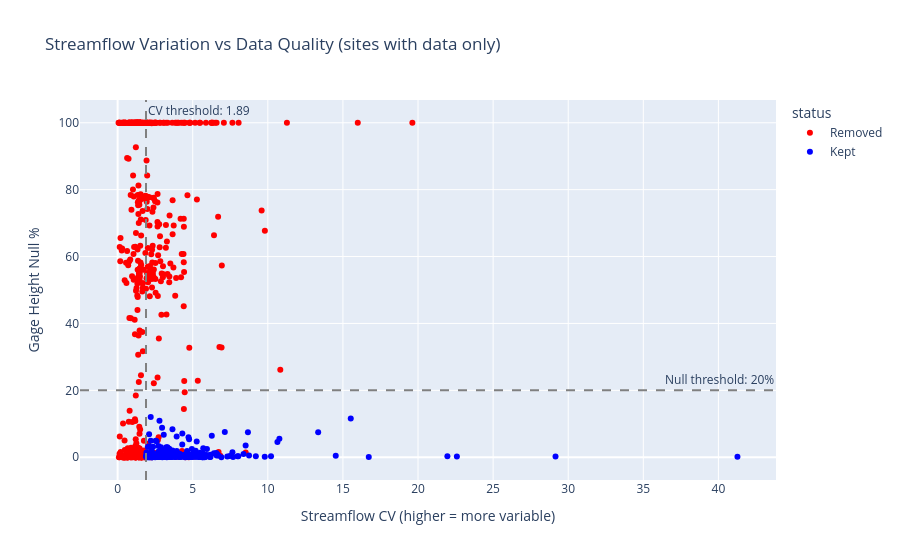

Notebook code cell kept with this figure:
### Code cell
# Scatter: CV vs Null Rate (shows filtering logic)
# Only show sites that have streamflow data (non-null CV)
scatter_data = all_sites_pd.copy()

fig = px.scatter(
    scatter_data,
    x="streamflow_cv", y="gage_height_null_pct",
    color="status",
    color_discrete_map={"Kept": "blue", "Removed": "red"},
    hover_name="station_name",
    hover_data=["site_id"],
    title="Streamflow Variation vs Data Quality (sites with data only)",
    labels={"streamflow_cv": "Streamflow CV (higher = more variable)",
            "gage_height_null_pct": "Gage Height Null %"},
)
fig.add_vline(x=CV_THRESHOLD, line_dash="dash", line_color="gray",
              annotation_text=f"CV threshold: {CV_THRESHOLD:.2f}")
fig.add_hline(y=NULL_THRESHOLD, line_dash="dash", line_color="gray",
              annotation_text=f"Null threshold: {NULL_THRESHOLD}%")
fig.show()

### Figure 1 — Plotly figure (JSON) as saved in the notebook; plotly's stock layout.template omitted (floating-point values rounded to 4 significant figures; data arrays with more than 128 entries replaced by an {"elided": "..."} marker saying what was removed)
{"data": [{"customdata": {"elided": "671x1 str values"}, "hovertemplate": "<b>%{hovertext}</b><br><br>status=Removed<br>Streamflow CV (higher = more variable)=%{x}<br>Gage Height Null %=%{y}<br>site_id=%{customdata[0]}<extra></extra>", "hovertext": {"elided": "671 str values"}, "legendgroup": "Removed", "marker": {"color": "red", "symbol": "circle"}, "mode": "markers", "name": "Removed", "orientation": "v", "showlegend": true, "type": "scatter", "x": {"elided": "671 float values"}, "xaxis": "x", "y": {"elided": "671 float values"}, "yaxis": "y"}, {"customdata": {"elided": "266x1 str values"}, "hovertemplate": "<b>%{hovertext}</b><br><br>status=Kept<br>Streamflow CV (higher = more variable)=%{x}<br>Gage Height Null %=%{y}<br>site_id=%{customdata[0]}<extra></extra>", "hovertext": {"elided": "266 str values"}, "legendgroup": "Kept", "marker": {"color": "blue", "symbol": "circle"}, "mode": "markers", "name": "Kept", "orientation": "v", "showlegend": true, "type": "scatter", "x": {"elided": "266 float values"}, "xaxis": "x", "y": {"elided": "266 float values"}, "yaxis": "y"}], "layout": {"annotations": [{"showarrow": false, "text": "CV threshold: 1.89", "x": 1.89, "xanchor": "left", "xref": "x", "y": 1, "yanchor": "top", "yref": "y domain"}, {"showarrow": false, "text": "Null threshold: 20%", "x": 1, "xanchor": "right", "xref": "x domain", "y": 20, "yanchor": "bottom", "yref": "y"}], "legend": {"title": {"text": "status"}, "tracegroupgap": 0}, "shapes": [{"line": {"color": "gray", "dash": "dash"}, "type": "line", "x0": 1.89, "x1": 1.89, "xref": "x", "y0": 0, "y1": 1, "yref": "y domain"}, {"line": {"color": "gray", "dash": "dash"}, "type": "line", "x0": 0, "x1": 1, "xref": "x domain", "y0": 20, "y1": 20, "yref": "y"}], "title": {"text": "Streamflow Variation vs Data Quality (sites with data only)"}, "xaxis": {"anchor": "y", "domain": [0, 1], "title": {"text": "Streamflow CV (higher = more variable)"}}, "yaxis": {"anchor": "x", "domain": [0, 1], "title": {"text": "Gage Height Null %"}}}}
